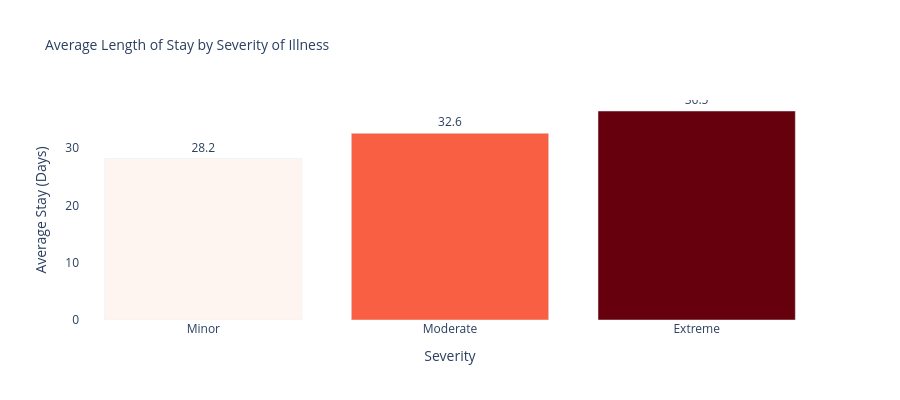

This figure's notebook cell:
### Code cell
# Chart 4: Severity Vs LOS

# WHY: Severity should predict LoS — if it doesn't, it suggests triage inconsistencies
severity_los = df.groupby('Severity of Illness')['Stay_Days'].mean().reset_index()
severity_los.columns = ['Severity', 'Avg_Stay_Days']
severity_los['Avg_Stay_Days'] = severity_los['Avg_Stay_Days'].round(1)

severity_order = ['Minor', 'Moderate', 'Extreme']
severity_los['Severity'] = pd.Categorical(severity_los['Severity'],
    categories=severity_order, ordered=True)
severity_los = severity_los.sort_values('Severity')

fig4 = px.bar(severity_los, x='Severity', y='Avg_Stay_Days',
    title='Average Length of Stay by Severity of Illness',
    labels={'Avg_Stay_Days': 'Average Stay (Days)'},
    color='Avg_Stay_Days', color_continuous_scale='Reds',
    text='Avg_Stay_Days')
fig4.update_traces(textposition='outside')
fig4.update_layout(height=400, showlegend=False,
    coloraxis_showscale=False, plot_bgcolor='white', title_font_size=14)
fig4.write_html('charts/stay_by_severity.html')
fig4.show()

### Figure 1 — Plotly figure (JSON) as saved in the notebook; plotly's stock layout.template omitted (floating-point values rounded to 4 significant figures)
{"data": [{"alignmentgroup": "True", "hovertemplate": "Severity=%{x}<br>Average Stay (Days)=%{marker.color}<extra></extra>", "legendgroup": "", "marker": {"color": [28.2, 32.6, 36.5], "coloraxis": "coloraxis", "pattern": {"shape": ""}}, "name": "", "offsetgroup": "", "orientation": "v", "showlegend": false, "text": [28.2, 32.6, 36.5], "textposition": "outside", "type": "bar", "x": ["Minor", "Moderate", "Extreme"], "xaxis": "x", "y": [28.2, 32.6, 36.5], "yaxis": "y"}], "layout": {"barmode": "relative", "coloraxis": {"colorbar": {"title": {"text": "Average Stay (Days)"}}, "colorscale": [[0, "rgb(255,245,240)"], [0.125, "rgb(254,224,210)"], [0.25, "rgb(252,187,161)"], [0.375, "rgb(252,146,114)"], [0.5, "rgb(251,106,74)"], [0.625, "rgb(239,59,44)"], [0.75, "rgb(203,24,29)"], [0.875, "rgb(165,15,21)"], [1, "rgb(103,0,13)"]], "showscale": false}, "height": 400, "legend": {"tracegroupgap": 0}, "plot_bgcolor": "white", "showlegend": false, "title": {"font": {"size": 14}, "text": "Average Length of Stay by Severity of Illness"}, "xaxis": {"anchor": "y", "domain": [0, 1], "title": {"text": "Severity"}}, "yaxis": {"anchor": "x", "domain": [0, 1], "title": {"text": "Average Stay (Days)"}}}}
